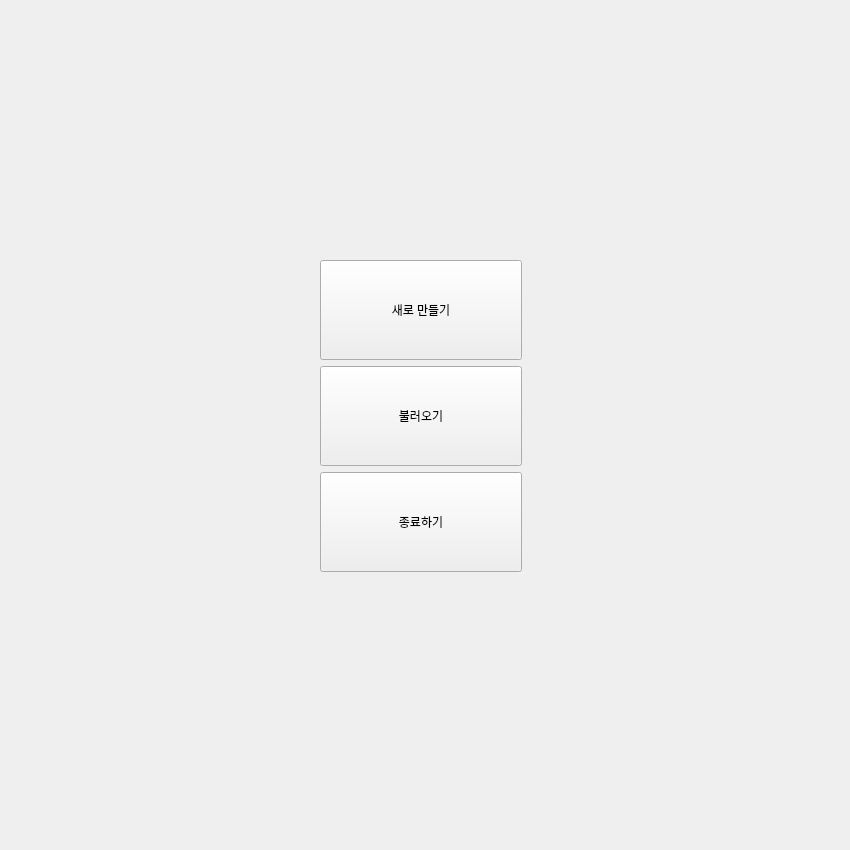
<?xml version="1.0" encoding="UTF-8"?>
<ui version="4.0">
 <class>Form</class>
 <widget class="QWidget" name="Form">
  <property name="geometry">
   <rect>
    <x>0</x>
    <y>0</y>
    <width>850</width>
    <height>850</height>
   </rect>
  </property>
  <property name="windowTitle">
   <string>Form</string>
  </property>
  <widget class="QWidget" name="verticalLayoutWidget">
   <property name="geometry">
    <rect>
     <x>320</x>
     <y>260</y>
     <width>202</width>
     <height>314</height>
    </rect>
   </property>
   <layout class="QVBoxLayout" name="verticalLayout">
    <item>
     <widget class="QPushButton" name="NEWGAME_BTN">
      <property name="minimumSize">
       <size>
        <width>200</width>
        <height>100</height>
       </size>
      </property>
      <property name="text">
       <string>새로 만들기</string>
      </property>
     </widget>
    </item>
    <item>
     <widget class="QPushButton" name="LOADGAME_BTN">
      <property name="minimumSize">
       <size>
        <width>200</width>
        <height>100</height>
       </size>
      </property>
      <property name="text">
       <string>불러오기</string>
      </property>
     </widget>
    </item>
    <item>
     <widget class="QPushButton" name="EXITGAME_BTN">
      <property name="minimumSize">
       <size>
        <width>200</width>
        <height>100</height>
       </size>
      </property>
      <property name="text">
       <string>종료하기</string>
      </property>
     </widget>
    </item>
   </layout>
  </widget>
 </widget>
 <resources/>
 <connections/>
</ui>
